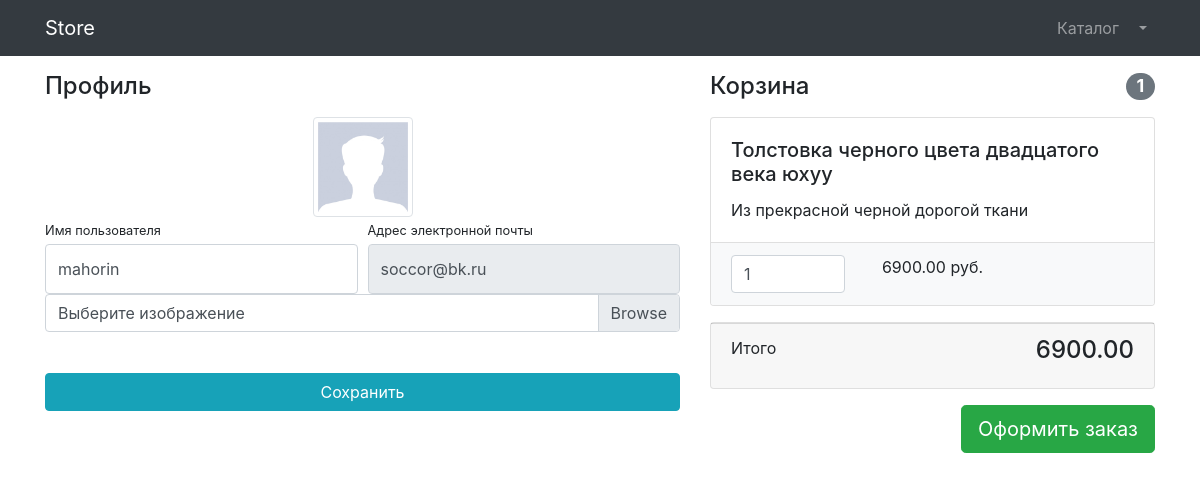
/users/profile/3/ (signed in), run on the app's committed database.
### users/models.py (models this page shows)
class User(AbstractUser):
    image = models.ImageField(upload_to='users/images', null=True)

### products/models.py (models this page shows, shortened)
class Basket(models.Model):
    user = models.ForeignKey(to=User, on_delete=models.CASCADE)
    product = models.ForeignKey(to=Product, on_delete=models.CASCADE)
    quantity = models.PositiveSmallIntegerField(default=0)
    created_timestamp= models.DateTimeField(auto_now_add=True)
    objects = BasketQuerySet.as_manager()
    def sum(self):
        return self.product.price * self.quantity

class Product(models.Model):
    name = models.CharField(max_length=256)
    description = models.TextField()
    price = models.DecimalField(max_digits=6, decimal_places=2)
    quantity = models.PositiveIntegerField(default=0)
    image = models.ImageField(upload_to='products_images')
    category = models.ForeignKey(ProductCategory, on_delete=models.CASCADE)
    class Meta:
        verbose_name = 'product'
        verbose_name_plural = 'products'

### users/views.py (the view, shortened to what this page needs)
# urls.py: path('profile/<int:pk>/', login_required(UserProfileView.as_view()), name='profile'),
class UserProfileView(UpdateView):
    model = User
    form_class = UserProfileForm
    template_name = 'users/profile.html'
    def get_context_data(self, **kwargs):
        context = super(UserProfileView, self).get_context_data()
        context['title'] = 'Личный кабинет'
        context['baskets'] = Basket.objects.filter(user=self.object)
        return context

### users/forms.py
class UserProfileForm(UserChangeForm):
    username = forms.CharField(widget=forms.TextInput(attrs={ 'class': 'form-control py-4'}))
    email = forms.CharField(widget=forms.EmailInput(attrs={ 'class': 'form-control py-4', 'readonly': True}))
    image = forms.ImageField(widget=forms.FileInput(attrs={'class': 'custom-file-input', 'readonly': True}))
    class Meta:
        model = User
        fields = ('username', 'email', 'image')

### products/models.py (called while the page is built)
    def total_sum(self):
        return sum(basket.sum() for basket in self)

    def total_quantity(self):
        return sum(basket.quantity for basket in self)

### users/templates/users/profile.html (shortened to what this page needs)
{% extends 'products/base.html' %}
{% load static %}
{% block css %}
    <link href="{% static 'vendor/css/profile.css' %}" rel="stylesheet">
{% endblock %}
{% block content %}
    <div class="container">
        <div class="row">
            <div class="col-lg-7">
                <h4 class="mt-3 mb-3">Профиль</h4>
                <div class="col-lg-12 text-center">
                    <img width="100" height="100"
                         src="{% if user.image %} {{ user.image.url }} {% else %} {% static 'vendor/img/users/default_avatar.jpg'%} {% endif %}"
                         class="img-thumbnail">
                </div>
                <form action="{% url 'users:profile' user.id %}" method="post" enctype="multipart/form-data">
                    <div class="form-row">
                        <div class="col-lg-6">
                            <label class="small mb-1" for="{{ form.username.id_for_label }}">Имя пользователя</label>
                            {{ form.username }}
                        </div>
                        <div class="col-lg-6">
                            <label class="small mb-1" for="{{ form.email.id_for_label }}">
                                Адрес электронной почты
                            </label>
                            {{ form.email }}
                        </div>
                    </div>
                    <div class="form-row mb-2">
                        <div class="col-lg-12">
                            <div class="custom-file">
                                <label class="custom-file-label" for="{{ form.image.id_for_label }}">
                                    Выберите изображение
                                </label>
                            </div>
                        </div>
                    </div>
                    <div class="form-row">
                        <div class="col-lg-12" style="margin-top: 33px;">
                            <input class="btn btn-info btn-block" type="submit" value="Сохранить">
                        </div>
                    </div>
                </form>
            </div>
            <div class="col-lg-5">
                {% include 'products/baskets.html' %}
            </div>
        </div>
    </div>
{% endblock %}

### products/templates/products/baskets.html (shortened to what this page needs)
{% load humanize %}
{% if baskets %}
 <h4 class="mt-3 mb-3 d-flex justify-content-between align-items-center mb-3">
                Корзина <span class="badge badge-secondary badge-pill">{{ baskets.total_quantity }}</span>
            </h4>
            {% for basket in baskets %}
            <div class="card mb-3">
                <div class="card-body">
                    <h5 class="card-title">{{ basket.product.name }}</h5>
                    <p class="card-text">{{ basket.product.description }}</p>
                </div>
                <ul class="list-group list-group-flush">
                    <li class="list-group-item bg-light">
                        <div class="row text-center">
                            <div class="col-lg-4">
                                <input name="basketID" type="number" class="form-control"
                                       value="{{ basket.quantity }}" min="0">
                            </div>
                            <div class="col-lg-4">{{ basket.sum }} руб.</div>
                            <div class="col-lg-4">
                            </div>
                        </div>
                    </li>
                </ul>
            </div>
    {% endfor %}
            <div class="card mb-3">
                <div class="card-footer">
                    <p class="float-left">Итого</p>
                    <h4 class="float-right">{{ baskets.total_sum }}</h4>
                </div>
            </div>
            <a class="btn btn-success btn-lg float-right" href="../orders/order-create.html">
                Оформить заказ
            </a>
{% else %}
<h4 class="mt-3 mb-3 text-center">Корзина пуста</h4>
{% endif %}

### data on the page
User: username "mahorin", email "soccor@bk.ru"
Basket: total_quantity "1", product.name "Толстовка черного цвета двадцатого века юхуу", product.description "Из прекрасной черной дорогой ткани", basketID "1", sum "6900.00", total_sum "6900.00"
